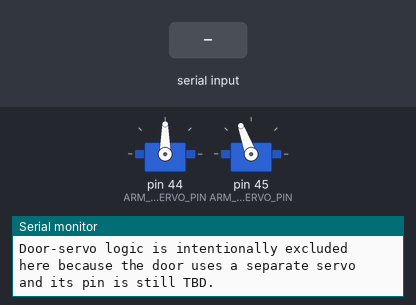
The sketch below on a simulated Arduino Mega 2560, built with avr-gcc and run on an emulated ATmega2560. Parts: 2 × servo, the last lines printed to the serial monitor. The inputs (shaded band) are chosen by the test bench.

Above: at 1.2 s.
1.3 s: "RUN\n" received over Serial
At 2.3 s:
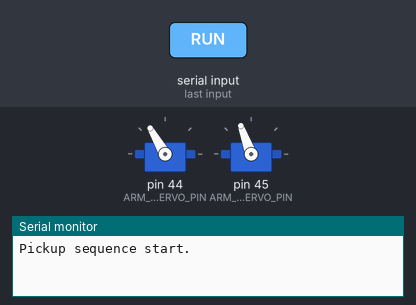
4.3 s: "DOWN\n" received over Serial
At 4.9 s:
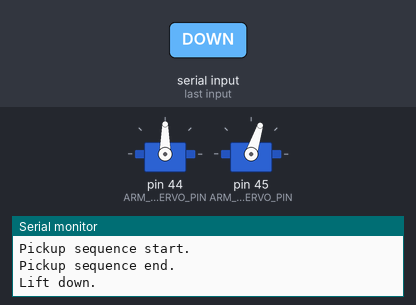
5.8 s: "HOME\n" received over Serial
At 7.1 s:
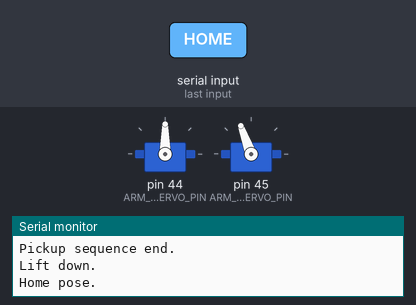
Timing chart, 0 to 8.8 s (numbered marks = the images above; inputs shaded):
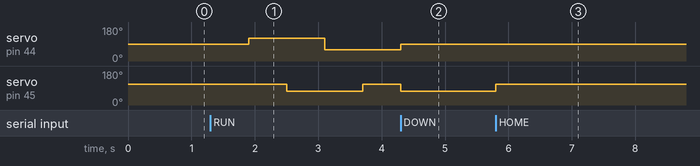

Measured:
- after the input at 1.3 s, servo on pin 44 (ARM_GRIP_SERVO_PIN): 90° → 120° after 0.60 s, → 60° 1.2 s later; servo on pin 45 (ARM_LIFT_SERVO_PIN): 110° → 72° after 1.2 s, → 110° 1.2 s later
- after the input at 4.3 s, servo on pin 45 (ARM_LIFT_SERVO_PIN): 110° → 72° at once
- after the input at 5.8 s, servo on pin 45 (ARM_LIFT_SERVO_PIN): 72° → 110° at once

The sketch:

pickup_sequence_test.ino
```cpp
#include <Arduino.h>
#include <Servo.h>

const uint8_t ARM_GRIP_SERVO_PIN = 44;
const uint8_t ARM_LIFT_SERVO_PIN = 45;

const int HOME_LIFT_DEG = 110;
const int HOME_GRIP_DEG = 90;
const int PICK_LIFT_DEG = 72;
const int OPEN_GRIP_DEG = 120;
const int CLOSE_GRIP_DEG = 60;
const unsigned long STEP_WAIT_MS = 600UL;

Servo gripServo;
Servo liftServo;

void applyPose(int liftDeg, int gripDeg) {
  liftServo.write(constrain(liftDeg, 0, 180));
  gripServo.write(constrain(gripDeg, 0, 180));
}

void runPickupSequence() {
  Serial.println(F("Pickup sequence start."));

  applyPose(HOME_LIFT_DEG, HOME_GRIP_DEG);
  delay(STEP_WAIT_MS);

  applyPose(HOME_LIFT_DEG, OPEN_GRIP_DEG);
  delay(STEP_WAIT_MS);

  applyPose(PICK_LIFT_DEG, OPEN_GRIP_DEG);
  delay(STEP_WAIT_MS);

  applyPose(PICK_LIFT_DEG, CLOSE_GRIP_DEG);
  delay(STEP_WAIT_MS);

  applyPose(HOME_LIFT_DEG, CLOSE_GRIP_DEG);
  delay(STEP_WAIT_MS);

  applyPose(HOME_LIFT_DEG, HOME_GRIP_DEG);
  Serial.println(F("Pickup sequence end."));
}

void printHelp() {
  Serial.println(F("Pickup sequence test ready."));
  Serial.println(F("Commands:"));
  Serial.println(F("  RUN  - run pickup sequence"));
  Serial.println(F("  HOME - home pose"));
  Serial.println(F("  OPEN - open gripper"));
  Serial.println(F("  CLOSE - close gripper"));
  Serial.println(F("  UP   - lift home pose"));
  Serial.println(F("  DOWN - lower pickup pose"));
  Serial.println(F("Door-servo logic is intentionally excluded here because the door uses a separate servo and its pin is still TBD."));
}

void setup() {
  Serial.begin(115200);
  gripServo.attach(ARM_GRIP_SERVO_PIN);
  liftServo.attach(ARM_LIFT_SERVO_PIN);
  applyPose(HOME_LIFT_DEG, HOME_GRIP_DEG);
  printHelp();
}

void loop() {
  if (Serial.available() <= 0) {
    return;
  }

  String command = Serial.readStringUntil('\n');
  command.trim();
  command.toUpperCase();

  if (command == "RUN") {
    runPickupSequence();
  } else if (command == "HOME") {
    applyPose(HOME_LIFT_DEG, HOME_GRIP_DEG);
    Serial.println(F("Home pose."));
  } else if (command == "OPEN") {
    applyPose(HOME_LIFT_DEG, OPEN_GRIP_DEG);
    Serial.println(F("Gripper open."));
  } else if (command == "CLOSE") {
    applyPose(HOME_LIFT_DEG, CLOSE_GRIP_DEG);
    Serial.println(F("Gripper close."));
  } else if (command == "UP") {
    applyPose(HOME_LIFT_DEG, HOME_GRIP_DEG);
    Serial.println(F("Lift up."));
  } else if (command == "DOWN") {
    applyPose(PICK_LIFT_DEG, HOME_GRIP_DEG);
    Serial.println(F("Lift down."));
  }
}
```
